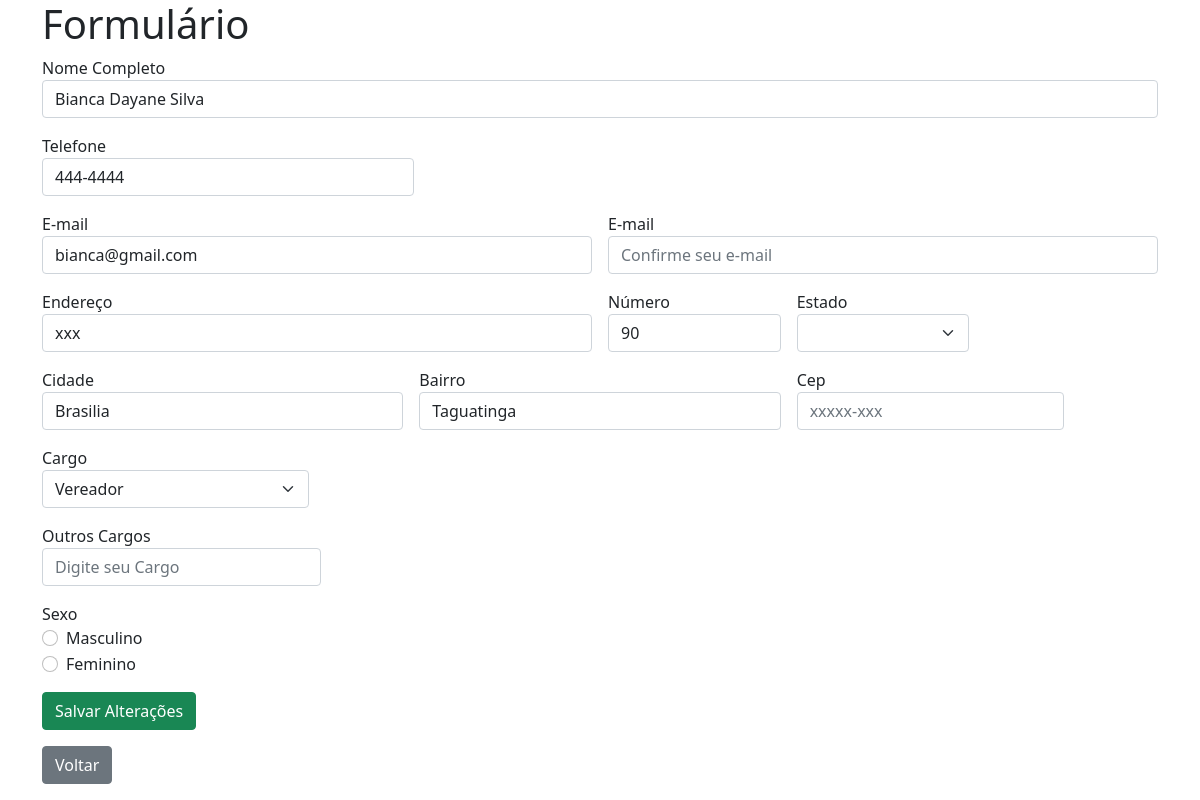
Screenshot of /restrito/pesquisar_edit.php?id=3 (signed in) with the database file from the repository.
### tables this page shows
CREATE TABLE `formulario` (
    `cod_pessoa` int(11) NOT NULL,
    `nome` varchar(150) NOT NULL,
    `telefone` varchar(50) NOT NULL,
    `email1` varchar(150) NOT NULL,
    `email2` varchar(150) NOT NULL,
    `endereco` varchar(200) NOT NULL,
    `numero` int(50) NOT NULL,
    `estado` varchar(20) NOT NULL,
    `cidade` varchar(100) NOT NULL,
    `bairro` varchar(100) NOT NULL,
    `cep` varchar(20) NOT NULL,
    `cargo` varchar(50) NOT NULL,
    `sexo` varchar(30) NOT NULL
);

### restrito/pesquisar_edit.php (the view, shortened to what this page needs)
<!doctype html>
<html lang="en">
  <head>
    <link rel='stylesheet' href='stylesheet.css'>
    <link rel="stylesheet" href="css/bootstrap.min.css">
  </head>
  <body>
    <?php
        include "conexao.php";
        $id = $_GET['id'] ?? '';
        $sql = "SELECT * FROM formulario WHERE cod_pessoa = $id";
        $dados = mysqli_query($conn, $sql);
        $linha = mysqli_fetch_assoc($dados);
    ?>
     <div class= "container">
        <div class= "row">
            <div class="col">
                <h1>Formulário</h1>
                <form action="edit_script.php" method="POST">
                    <div class="mb-3">
                        <label for="nome">Nome Completo</label>
                        <input type="text" class="form-control" placeholder="Digite seu nome" name="nome" required value="<?php echo $linha['nome'];?>">
                    </div>
                    <div class="mb-3 col-sm-4">
                         <label for="telefone">Telefone</label>
                        <input type="text" class="form-control" placeholder="( xx ) 9 xxxx-xxxx" name="telefone" value="<?php echo $linha['telefone'];?>">
                    </div>
                    <div class="mb-3 row g-3">
                            <div class="col-sm-6">
                                <label for="email1">E-mail</label>
                                <input type="email" class="form-control" placeholder="Digite seu e-mail" name ="email1" value="<?php echo $linha['email1'];?>">
                            </div>
                            <div class="col-sm-6">
                                <label for="email2">E-mail</label>
                                <input type="email" class="form-control" placeholder="Confirme seu e-mail" name ="email2" value="<?php echo $linha['email2'];?>">
                            </div>
                    </div>
                       <div class="mb-3 row g-3">
                                <div class="col-sm-6">
                                    <label for="endereco">Endereço</label>
                                    <input type="text" class="form-control" placeholder="Endereço" name ="endereco" value="<?php echo $linha['endereco'];?>">
                                </div>
                                <div class="col-sm-2">
                                    <label for="numero">Número</label>
                                    <input type="text" class="form-control" placeholder="N°" name ="numero" value="<?php echo $linha['numero'];?>">
                                </div>
                                <div class="col-sm-2">
                                    <label for="Estado">Estado</label>
                                    <select class="form-select" name="estado" value="<?php echo $linha['estado'];?>">
                                        <option selected></option>
                                        <option value="AC">AC</option>
                                    </select>
                                </div>
                        </div>
                            <div class="mb-3 row g-3">
                                <div class="col-sm-4">
                                    <label for="Cidade">Cidade</label>
                                    <input type="text" class="form-control" placeholder="Cidade" name="cidade" value="<?php echo $linha['cidade'];?>">
                                </div>
                                <div class="col-sm-4">
                                    <label for="Bairro">Bairro</label>
                                    <input type="text" class="form-control" placeholder="Bairro" name="bairro" value="<?php echo $linha['bairro'];?>">
                                </div>
                                <div class="col-sm-3">
                                    <label for="cep">Cep</label>
                                    <input type="text" class="form-control" placeholder="xxxxx-xxx" name ="cep" value="<?php echo $linha['cep'];?>">
                                </div>
                            </div>
                            <div class="mb-3 row g-3">
                                        <div class="col-sm-3">
                                            <label for="nomeCargo">Cargo</label>
                                            <select id='cargo' class='form-select' name='cargo'>
                                                <option value="Vereador">Vereador</option>
                                            </select>
                                        </div>
                                    <div id="pai">
                                        <div id="outros" class="col-sm-3">
                                            <label for="texto">Outros Cargos</label>
                                            <input type="text" class="form-control" placeholder="Digite seu Cargo"   name="outros">
                                        </div>
                                    </div>
                            </div>
                        <div class="mb-3">
                            <span>Sexo</span>
                                <div class="form-check">
                                    <label for="sexo-masculino">Masculino</label>
                                    <input class="form-check-input" type="radio" name = "sexo" value ="Masculino">
                                    </div>
                                <div class="form-check">
                                    <label for="sexo-feminino">Feminino</label>
                                    <input class="form-check-input" type="radio" name ="sexo" value ="Feminino">
                                    </div>
                        </div>
                    <div class="mb-3">
                        <input type="submit" class="btn btn-success" value="Salvar Alterações">
                    </div>
                </form>
                <a href="pesquisar.php" class="btn btn-secondary" >Voltar</a>
            </div>
        </div>
    </div>
  </body>
</html>

### restrito/stylesheet.css (style rules this page uses)
body { background-size: cover; background-color: #08558b; }
#footer, a { text-align: left; }

### rows the page displays
formulario: nome "Bianca Dayane Silva", telefone "444-4444", email1 "bianca@gmail.com", endereco "xxx", numero "90", cidade "Brasilia", bairro "Taguatinga"
